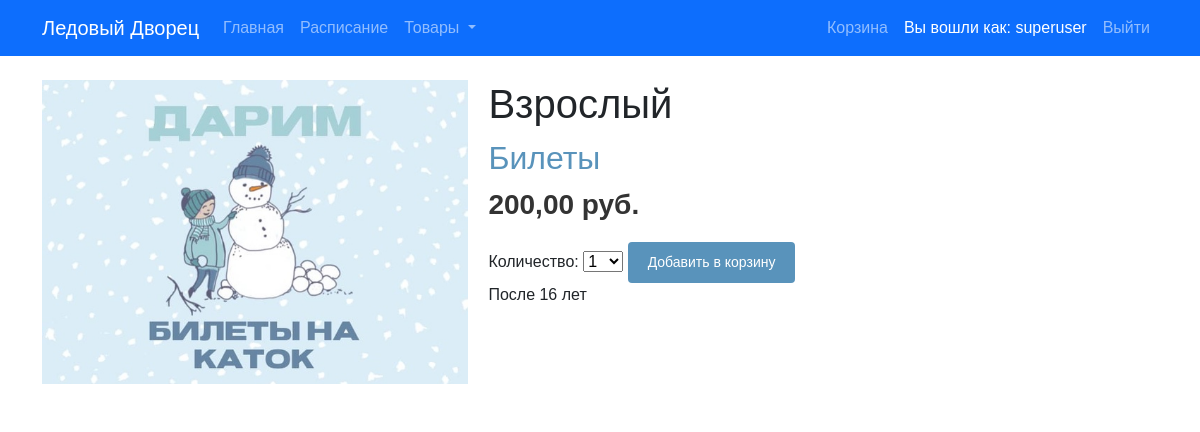
Screenshot of /product/6/vzroslyj/ (signed in) with the database file from the repository.
### palace/models.py (models this page shows, shortened)
class Product(models.Model):
    category = models.ForeignKey(Category, related_name='products', on_delete=models.CASCADE, verbose_name='Категория')
    name = models.CharField(max_length=200, verbose_name='Услуга')
    slug = models.CharField(max_length=200, verbose_name='Слаг')
    image = models.ImageField(upload_to='products/%Y/%m/%d', blank=True, verbose_name='Изображение')
    description = models.TextField(blank=True, verbose_name='Описание')
    price = models.DecimalField(max_digits=10, decimal_places=2, verbose_name='Цена')
    available = models.BooleanField(default=True, verbose_name='Доступен')
    created = models.DateTimeField(auto_now_add=True, verbose_name='Дата создания')
    updated = models.DateTimeField(auto_now=True, verbose_name='Дата обновления')
    class Meta:
        ordering = ['name']
        indexes = [models.Index(fields=['id', 'slug']),
                   models.Index(fields=['name']),
                   models.Index(fields=['-created']),
                   ]
        verbose_name = 'услуга'
        verbose_name_plural = 'услуги'

class Category(models.Model):
    name = models.CharField(max_length=200, verbose_name='Категория')
    slug = models.CharField(max_length=200, unique=True, verbose_name='Слаг')
    class Meta:
        ordering = ['name']  # сортировка по имени
        indexes = [models.Index(fields=['name']), ]
        verbose_name = 'категория'
        verbose_name_plural = 'категории'
    def __str__(self):
        return self.name
    def get_absolute_url(self):# создание URL-адреса для категории
        return reverse('palace:product_list_by_category', args=[self.slug])

### palace/views.py (the view)
# urls.py: path('product/<int:id>/<slug:slug>/', views.product_detail, name='product_detail'),
def product_detail(request, id, slug):
    product = get_object_or_404(Product,
                                id=id,
                                slug=slug,
                                available=True)
    cart_product_form = CartAddProductForm()
    return render(request,
                  'palace/product/detail.html',
                  {'product': product, 'cart_product_form': cart_product_form})

### cart/forms.py
class CartAddProductForm(forms.Form):  # форма для добавления товара в корзину
    quantity = forms.TypedChoiceField(
        choices=PRODUCT_QUANTITY_CHOICES,
        coerce=int, label='Количество')  # Меняем название на русский
    override = forms.BooleanField(required=False,
                                  initial=False,
                                  widget=forms.HiddenInput)

### cart/context_processors.py (called while the page is built)
def cart(request):
    return {'cart': Cart(request)}

### palace/templates/palace/product/detail.html (shortened to what this page needs)
{% extends "palace/base.html"%}
{% load static %}
{% block content %}
  <div class="product-detail">
     <img src="{% if product.image %}{{ product.image.url }}{% else %}{% static "img/no-image.png" %}{% endif %}">
     <h1>{{ product.name }}</h1>
     <h2>
        <a href="{{ product.category.get_absolute_url }}">
           {{ product.category }}
        </a>
     </h2>
     <p class="price">{{ product.price }} руб.</p>
     <form action="{% url "cart:cart_add" product.id %}" method="post">
        {{ cart_product_form }}
        <input type="submit" value="Добавить в корзину">
     </form>
     {{ product.description|linebreaks }}
  </div>
{% endblock%}

### palace/templates/includes/header.html (shortened to what this page needs)
<nav class="navbar navbar-expand-lg navbar-dark bg-primary">
  <div class="container">
    <a class="navbar-brand" href="{% url 'palace:home' %}">Ледовый Дворец</a>
    <div class="collapse navbar-collapse" id="navbarNav">
      <ul class="navbar-nav me-auto">
        {% if user.is_authenticated %}
        <li class="nav-item">
          <a class="nav-link" href="{% url 'palace:home' %}">Главная</a>
        </li>
        <li class="nav-item">
          <a class="nav-link" href="{% url 'palace:shedule_list' %}">Расписание</a>
        </li>
        <li class="nav-item dropdown">
          <a class="nav-link dropdown-toggle" href="#" id="navbarDropdown" role="button" data-bs-toggle="dropdown">
            Товары
          </a>
        </li>
      </ul>
      <ul class="navbar-nav">
        <li class="nav-item">
          <a class="nav-link" href="{% url 'cart:cart_detail' %}">Корзина</a>
        </li>
        <li class="nav-item">
          <span class="nav-link text-white">Вы вошли как: {{ user.username }}</span>
        </li>
          <li class="nav-item">
            <a class="nav-link" href="{% url 'logout' %}">Выйти</a>
          </li>
        {% else %}
          <li class="nav-item">
            <a class="nav-link" href="{% url 'login' %}">Войти</a>
          </li>
        {% endif %}
      </ul>
    </div>
  </div>
</nav>

### palace/static/css/base.css (style rules this page uses)
body { margin:0; padding:0; font-family:helvetica, sans-serif; }
h1, h2, h3, h4, h5 , h6 { font-family: 'Ubuntu', sans-serif; font-weight:normal; }
a { text-decoration:none; color:#5993bb; }
a.button, input[type="submit"] { color:#fff; background:#5993bb; border-radius:4px; padding:10px 20px; font-size:14px; border:0; }
.product-detail { text-align:justify; }
.product-detail .price { color:#333; font-size:28px; font-weight:bold; }
.product-detail img { width:40%; float:left; padding:0 20px 20px 0; }
.product-detail h1 { margin-bottom:0; }
.product-detail h2 { margin-top:10px; }

### rows the page displays
Product: image (picture), name "Взрослый", category "Билеты", price "200,00", description "После 16 лет"

### other values shown
{{ user.username }} "superuser"
